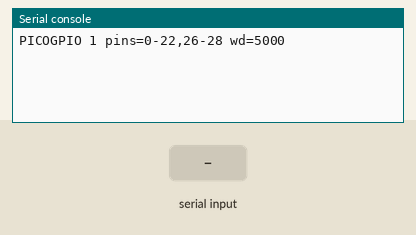
Simulated run of this program. Board: Raspberry Pi Pico running MicroPython. On the bench: the last lines printed to the serial console. The inputs (shaded band) are chosen by the test bench.

Above: at 1.2 s.
1.3 s: "H" typed at the serial console, then Enter
At 1.9 s:
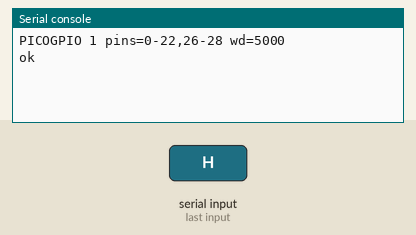
2.8 s: "C" typed at the serial console, then Enter
At 4.0 s:
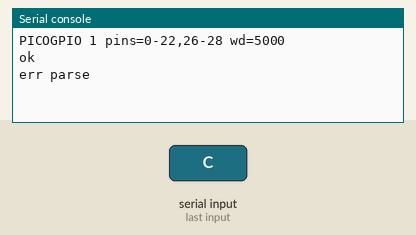
4.3 s: ", " typed at the serial console, then Enter
At 5.4 s:
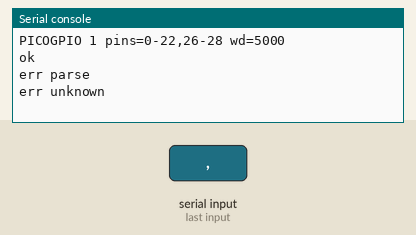

The program:

main.py
```python
# PICOGPIO v1 reference implementation for MicroPython on a Raspberry Pi Pico.
# Protocol: docs/pico-gpio-protocol.md
#
# Copy to the board as main.py so it runs on boot and owns the USB serial port.
# Ctrl-C at a terminal drops back to the REPL if you need to edit it.

import sys
import select
import time
from machine import Pin

VERSION = 1
PIN_SPEC = "0-22,26-28"
WATCHDOG_MS = 5000

_outputs = {}


def _valid(pin):
    return 0 <= pin <= 22 or 26 <= pin <= 28


def _all_off():
    """Drive every claimed pin inactive and release it."""
    for pin in _outputs.values():
        pin.value(0)
    _outputs.clear()


def _banner():
    return "PICOGPIO %d pins=%s wd=%d" % (VERSION, PIN_SPEC, WATCHDOG_MS)


def _handle(line):
    parts = line.strip().split()
    if not parts:
        return None

    cmd = parts[0].upper()

    if cmd == "?":
        return _banner()
    if cmd == "H":
        return "ok"
    if cmd == "X":
        _all_off()
        return "ok"

    if cmd in ("C", "O"):
        if len(parts) != 3:
            return "err parse"
        try:
            number = int(parts[1])
            level = 1 if int(parts[2]) else 0
        except ValueError:
            return "err parse"

        if not _valid(number):
            return "err bad pin"

        if cmd == "C":
            # Claim and drive in one step so the pin is never briefly at whatever
            # the output register held. Re-claiming is not an error, which keeps
            # host reconnects idempotent.
            pin = Pin(number, Pin.OUT)
            pin.value(level)
            _outputs[number] = pin
            return "ok"

        if number not in _outputs:
            return "err not claimed"
        _outputs[number].value(level)
        return "ok"

    return "err unknown"


def run():
    poller = select.poll()
    poller.register(sys.stdin, select.POLLIN)

    buffer = ""
    last_rx = time.ticks_ms()

    # Announced on reset so a host that opens the port mid-boot still identifies it.
    print(_banner())

    while True:
        # Short timeout rather than a blocking read, so the watchdog still runs
        # when the host has gone quiet.
        if poller.poll(100):
            char = sys.stdin.read(1)
            if char is None:
                continue

            last_rx = time.ticks_ms()

            if char in ("\n", "\r"):
                if buffer:
                    response = _handle(buffer)
                    if response is not None:
                        print(response)
                    buffer = ""
            elif len(buffer) < 64:
                buffer += char
            else:
                # A runaway line is almost certainly not this protocol. Drop it
                # rather than growing the buffer without limit.
                buffer = ""

        elif time.ticks_diff(time.ticks_ms(), last_rx) > WATCHDOG_MS:
            # The host crashed, the cable was pulled, or the machine went to sleep
            # with USB power still up. None of those are reachable by the host's
            # own shutdown handler, which is the whole reason this exists.
            _all_off()
            last_rx = time.ticks_ms()


try:
    run()
finally:
    # Ctrl-C back to the REPL should not leave a relay energised.
    _all_off()
```

Measured:
- after the input at 1.3 s, the serial console: prints a new line at once (image 1)
- after the input at 2.8 s, the serial console: prints a new line at once (image 2)
- after the input at 4.3 s, the serial console: prints a new line at once (image 3)
